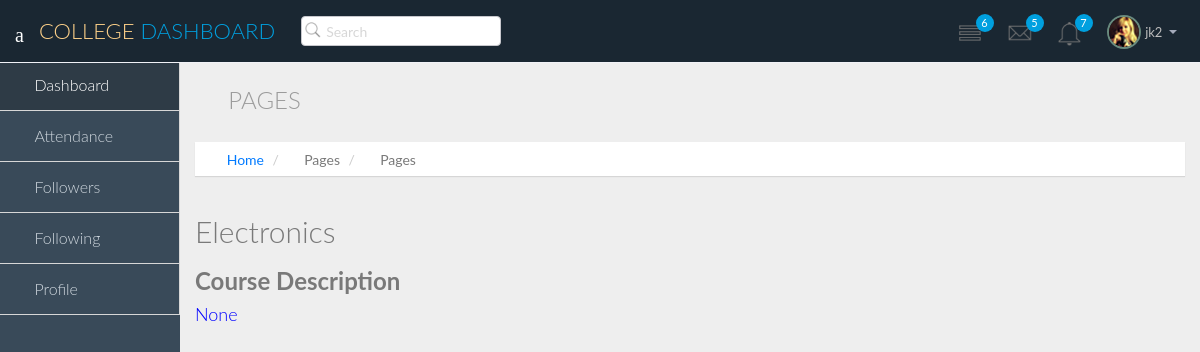
Page /user/12/course on the earlier database version.
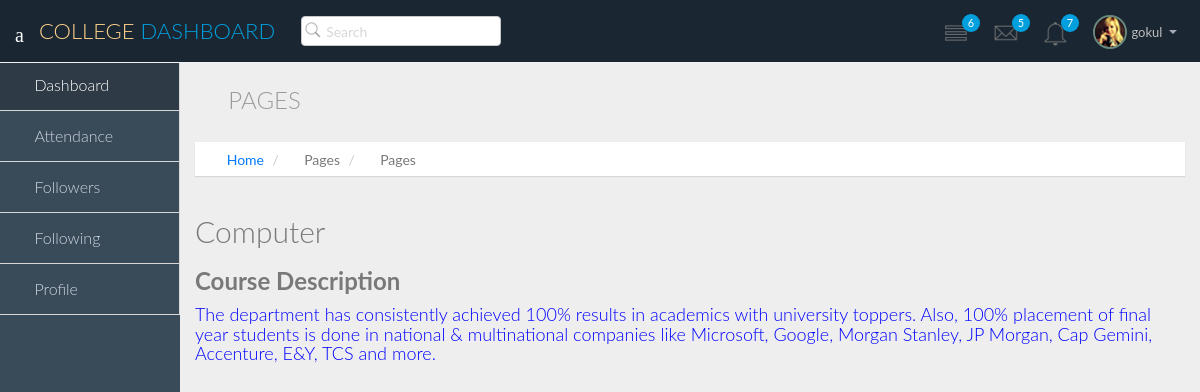
Same page on the later database version.
### college/models.py (models this page shows, shortened)
class Student(models.Model):
    def get_upload_to(instance, filename):
        upload_to = 'user_avatars'
        ext = filename.split('.')[-1]
        if instance.pk:
            filename = '{}.{}'.format(instance.pk, ext)
        else:
            filename = '{}.{}'.format(uuid.uuid4().hex, ext)
        return upload_to + '/' + filename
    username=models.IntegerField(validators=[MinValueValidator(0),MaxValueValidator(1000000000000)], blank=True, null=True,unique=True)
    name = models.CharField(max_length=50)
    email = models.EmailField()
    course=models.ForeignKey(Course,on_delete=models.CASCADE, null=True)
    avatar = models.ImageField(upload_to=get_upload_to, default='user_avatars/default-avatar.jpg', blank=False, null=False)

class Course(models.Model):
    coursename= models.CharField(max_length=100, blank=True, null=True)
    description=models.CharField(max_length=500, blank=True, null=True)
    course_ka_photo = models.ImageField(default='media/lol.jpg', blank=True, null=True)
    def __str__(self):
        return self.coursename

### college/views.py (the view)
# urls.py: url(r'^user/(?P<username>[0-9]+)/course$', views.Mycourse, name="funcourse"),
def Mycourse(request, username):
    user = Student.objects.filter(username__iexact=username).first()
    c=user.course
    print(c)
    obj = Course.objects.filter(coursename=c).first()
    print(obj)
    data={
        "user":user,
        "cour":obj,
    }
    return render(request, 'course.html', data)

### college/templates/course.html (shortened to what this page needs)
<!DOCTYPE html>
{% load static %}
<html lang="en">
  <head>
    <link href="{% static 'css/bootstrap.min.css' %}" rel="stylesheet">
    <link href="{% static 'css/bootstrap-theme.css' %}" rel="stylesheet">
    <link href="{% static 'css/elegant-icons-style.css' %}" rel="stylesheet" />
    <link href="{% static 'css/font-awesome.min.css' %}" rel="stylesheet" />
    <link href="{% static 'css/style.css' %}" rel="stylesheet">
    <link href="{% static 'css/style-responsive.css' %}" rel="stylesheet" />
  </head>
  <body>
  <section id="container" class="">
      <header class="header dark-bg">
                <div class="toggle-nav">
                    <div class="icon-reorder tooltips" data-original-title="Toggle Navigation" data-placement="bottom"><i class="icon_menu"></i></div>
                </div>
                <a href="{% url 'dashboard' user.username %}" class="logo">College <span class="lite"> Dashboard</span></a>
                <div class="nav search-row" id="top_menu">
                    <ul class="nav top-menu">
                        <li>
                            <form class="navbar-form">
                                <input class="form-control" placeholder="Search" type="text">
                            </form>
                        </li>
                    </ul>
                </div>
                <div class="top-nav notification-row">
                    <ul class="nav pull-right top-menu">
                        <li id="task_notificatoin_bar" class="dropdown">
                            <a data-toggle="dropdown" class="dropdown-toggle" href="#">
                            <i class="icon-task-l"></i>
                            <span class="badge bg-important">6</span>
                            </a>
                        </li>
                        <li id="mail_notificatoin_bar" class="dropdown">
                            <a data-toggle="dropdown" class="dropdown-toggle" href="#">
                            <i class="icon-envelope-l"></i>
                            <span class="badge bg-important">5</span>
                            </a>
                        </li>
                        <li id="alert_notificatoin_bar" class="dropdown">
                            <a data-toggle="dropdown" class="dropdown-toggle" href="#">
                            <i class="icon-bell-l"></i>
                            <span class="badge bg-important">7</span>
                            </a>
                        </li>
                        <li class="dropdown">
                            <a data-toggle="dropdown" class="dropdown-toggle" href="#">
                            <span class="profile-ava">
                            <img alt="" src="{% static 'dashboard/img/avatar1_small.jpg' %}">
                            </span>
                            <span class="username">{{ user.name }}</span>
                            <b class="caret"></b>
                            </a>
                        </li>
                    </ul>
                </div>
            </header>
            <aside>
                <div id="sidebar"  class="nav-collapse ">
                    <ul class="sidebar-menu">
                        <li class="active">
                            <a class="" href="{% url 'dashboard' user.username %}">
                            <i class="icon_house_alt"></i>
                            <span>Dashboard</span>
                            </a>
                        </li>
                        <li>
                            <a class="" href="{% url 'attendance' user.username %}">
                            <i class="icon_table"></i>
                            <span>Attendance</span>
                            </a>
                        </li>
                        <li>
                            <a class="" href="{% url 'followers-list' user.username %}">
                            <i class="icon_genius"></i>
                            <span>Followers</span>
                            </a>
                        </li>
                        <li>
                            <a class="" href="{% url 'following-list' user.username %}">
                            <i class="icon_genius"></i>
                            <span>Following</span>
                            </a>
                        </li>
                        <li>
                            <a class="" href="profile.html">
                            <i class="icon_profile"></i>
                            <span>Profile</span>
                            </a>
                        </li>
                    </ul>
                </div>
            </aside>
      <section id="main-content">
          <section class="wrapper">
		  <div class="row">
				<div class="col-lg-12">
					<h3 class="page-header"><i class="fa fa fa-bars"></i> Pages</h3>
					<ol class="breadcrumb">
						<li><i class="fa fa-home"></i><a href="{% url 'dashboard' user.username %}">Home</a></li>
						<li><i class="fa fa-bars"></i>Pages</li>
						<li><i class="fa fa-square-o"></i>Pages</li>
					</ol>
				</div>
			</div>
              <h2>{{cour.coursename}}</h2>
              <h3 style='font-weight: bold;'>Course Description</h3>
              <div>
                <h4  style="color:blue;">{{cour.description}}</h4>
                <br>
              </div>
          </section>
      </section>
  </section>
  </body>
</html>

Differences in the rows shown:
removed Student: name "jk2"
no longer on this page (row edited): Course: coursename "Electronics", description "None"
added Student: name "gokul"
now on this page (row edited): Course: coursename "Computer", description "The department has consistently achieved 100% results in academics with university toppers. Also, 100% placement of final year students is done in national & multinational companies like Microsoft, Google, Morgan Stanley, JP Morgan, Cap Gemini, Accenture, E&Y, TCS and more."
